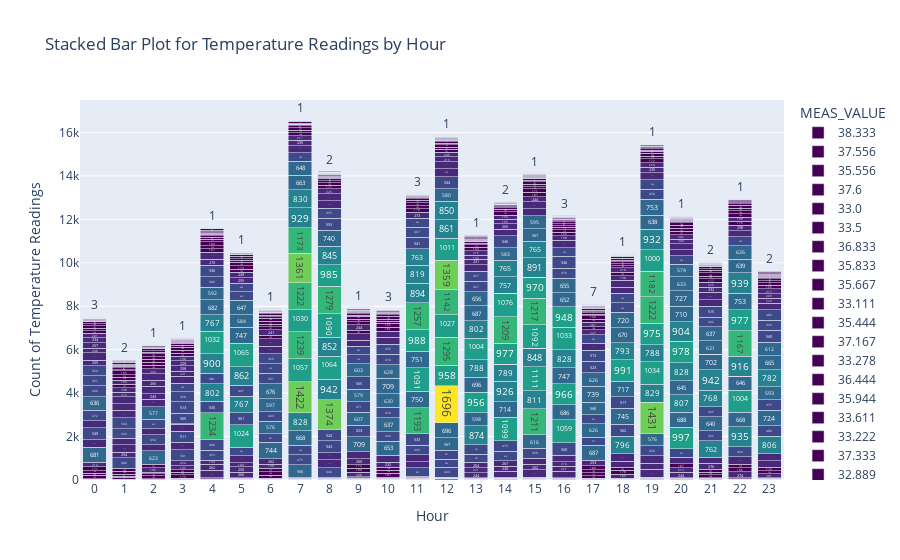

The code cell stored with this chart in its notebook:
### Code cell
# Group the data by hour and MEAS_VALUE to count occurrences
counts = dataframe.groupby(['hour', 'MEAS_VALUE']).size().reset_index(name='Count')

# Create a stacked bar plot using Plotly Graph Objects
fig = go.Figure()

# Normalize counts for color mapping
max_count = counts['Count'].max()
norm_counts = counts['Count'] / max_count  # Normalize to range [0, 1]

# Generate a color scale based on the counts
color_scale = px.colors.sequential.Viridis

# Add traces for each MEAS_VALUE
for meas_value in counts['MEAS_VALUE'].unique():
    subset = counts[counts['MEAS_VALUE'] == meas_value]

    # Create a color list for this subset based on normalized counts
    colors = [color_scale[int(count / max_count * (len(color_scale) - 1))] for count in subset['Count']]

    fig.add_trace(go.Bar(
        x=subset['hour'],
        y=subset['Count'],
        name=meas_value,
        text=subset['Count'],
        textposition='outside',
        marker=dict(color=colors)  # Use the colors derived from the counts
    ))

# Update layout for better visibility
fig.update_layout(
    title='Stacked Bar Plot for Temperature Readings by Hour',
    xaxis_title='Hour',
    yaxis_title='Count of Temperature Readings',
    barmode='stack',
    legend_title='MEAS_VALUE',
    xaxis=dict(tickmode='linear')
)

# Show the figure
fig.show()
